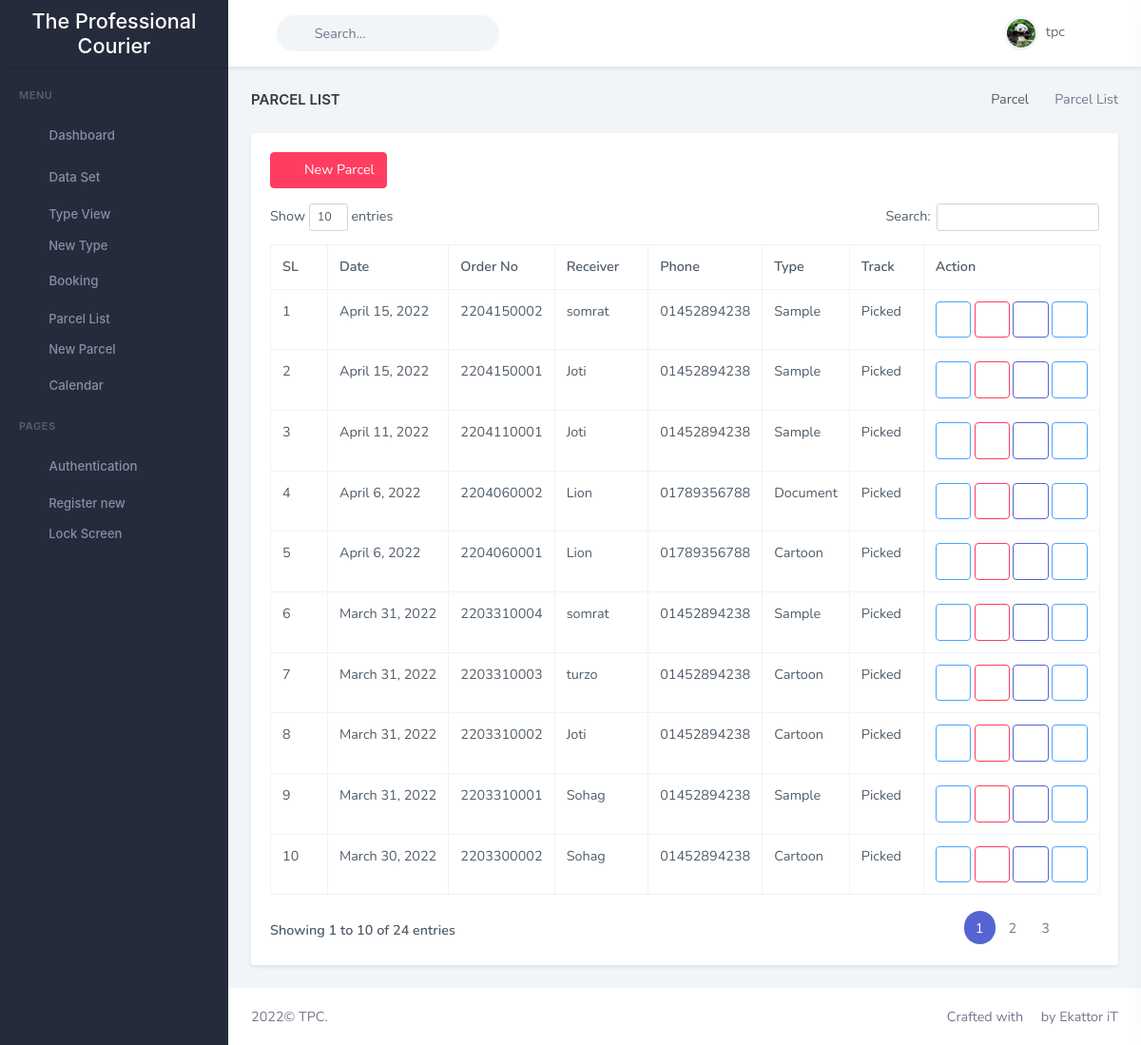
The page /data-set/parcel-list (signed in) on the database its author committed.
### authentication/models.py (models this page shows, shortened)
class Profile(models.Model):
    user = models.OneToOneField(User, on_delete=models.CASCADE)
    image = models.ImageField(default='panda.jpg', upload_to='profile-pics')

### data_set/models.py (models this page shows, shortened)
class Parcel(models.Model):
    STATUS_CHOICES = (
        ('1', 'Picked'),
        ('2', 'In Transit'),
        ('3', 'Shipped'),
        ('4', 'Out For Delivery'),
        ('5', 'Delivered'),
    )
    name = models.CharField(max_length=100)
    company = models.CharField(max_length=100, null=True, blank=True)
    division = models.ForeignKey(Division, on_delete=models.SET_NULL, null=True, related_name='div1')  # division
    district = models.ForeignKey(District, on_delete=models.SET_NULL, null=True, related_name='dis1')  # district
    sub = models.ForeignKey(Sub, on_delete=models.SET_NULL, null=True, related_name='sub1')  # sub-district
    s_village = models.CharField(max_length=100)
    s_phone = models.CharField(max_length=100)
    nid = models.CharField(max_length=100, null=True, blank=True)
    reference = models.CharField(max_length=100, null=True, blank=True)
    receiver = models.CharField(max_length=100)
    r_company = models.CharField(max_length=100, null=True, blank=True)
    div = models.ForeignKey(Division, on_delete=models.SET_NULL, null=True, related_name='div2')  # division
    dis = models.ForeignKey(District, on_delete=models.SET_NULL, null=True, related_name='dis2')  # district
    tha = models.ForeignKey(Sub, on_delete=models.SET_NULL, null=True, related_name='sub2')  # sub-district
    r_village = models.CharField(max_length=100)
    r_phone = models.CharField(max_length=100)
    type = models.ForeignKey(Type, on_delete=models.SET_NULL, null=True)
    description = models.CharField(max_length=200, null=True, blank=True)
    date = models.DateField(default=timezone.now)
    order_no = models.CharField(max_length=200, primary_key=True, default=order_no_generate)
    barcode = models.ImageField(upload_to='barcode', blank=True, null=True)
    price = models.DecimalField(max_digits=20, decimal_places=2,)
    quantity = models.IntegerField(null=True, blank=True, default=1)
    total = models.DecimalField(max_digits=20, decimal_places=2, null=True, blank=True)
    cod_amount = models.DecimalField(max_digits=20, decimal_places=2, null=True, blank=True)
    payable = models.DecimalField(max_digits=20, decimal_places=2, null=True, blank=True)
    tracking = models.CharField(max_length=20, choices=STATUS_CHOICES, default=1)
    status = models.CharField(max_length=20, default="Open")
    author = models.ForeignKey(User, on_delete=models.CASCADE, null=True, blank=True)

class Type(models.Model):
    name = models.CharField(max_length=100)
    def __str__(self):
        return self.name

### data_set/views.py (the view)
# urls.py: path('parcel-list', views.ParcelListView.as_view(), name="parcel-list"),  # parcel list
class ParcelListView(LoginRequiredMixin, ListView, ):
    model = Parcel  # Model I want to Covert to List
    template_name = 'parcel/parcel-list.html'  # Template Name
    context_object_name = 'parcel'  # Change default name of objectList
    ordering = ['-date', '-order_no']  # Ordering post LIFO
    def get_context_data(self, **kwargs):
        context = super().get_context_data(**kwargs)
        context["title"] = "Parcel List"
        context["pageview"] = "Parcel"
        return context

### templates/parcel/parcel-list.html (shortened to what this page needs)
{% extends 'partials/base.html' %}
{% load static %}
{% block extra_css %}
        <link href="{% static 'libs/datatables.net-bs4/css/dataTables.bootstrap4.min.css' %}" rel="stylesheet" type="text/css" />
        <link href="{% static 'libs/datatables.net-buttons-bs4/css/buttons.bootstrap4.min.css' %}" rel="stylesheet" type="text/css" />
        <link href="{% static 'libs/datatables.net-select-bs4/css//select.bootstrap4.min.css' %}" rel="stylesheet" type="text/css" />
        <link href="{% static 'libs/datatables.net-responsive-bs4/css/responsive.bootstrap4.min.css' %}" rel="stylesheet" type="text/css" />
{% endblock extra_css %}
{% block content %}
                        <div class="row">
                            <div class="col-12">
                                <div class="card">
                                    <div class="card-body">
                                        <div class="">
                                            <a href="{% url 'new-parcel' %}" class="btn btn-danger mb-3"><i class="mdi mdi-plus me-2"></i> New Parcel</a>
                                        </div>
                                        <table id="datatable" class="table table-bordered dt-responsive nowrap" style="border-collapse: collapse; border-spacing: 0; width: 100%;">
                                            <thead>
                                            <tr>
                                                <th>SL</th>
                                                <th>Date</th>
                                                <th>Order No</th>
                                                <th>Receiver</th>
                                                <th>Phone</th>
                                                <th>Type</th>
                                                <th>Track</th>
                                                <th>Action</th>
                                            </tr>
                                            </thead>
                                            <tbody>
                                            {% for item in parcel %}
                                            <tr>
                                                <td>{{ forloop.counter}}</td>
                                                <td>{{ item.date }}</td>
                                                <td>{{ item.order_no }}</td>
                                                <td>{{ item.receiver }}</td>
                                                <td>{{ item.r_phone }}</td>
                                                <td>{{ item.type }}</td>
                                                <td>{{ item.get_tracking_display }}</td>
                                                <td style="">
                                                            <a href="{% url 'edit-parcel' item.order_no %}">
                                                                <button class="btn btn-outline-info" title="Edit">
                                                                    <i class="fas fa-pencil-alt"></i>
                                                                </button>
                                                            </a>
                                                                <button class="btn btn-outline-danger" title="Delete" data-bs-toggle="modal" data-bs-target="#composemodal{{item.order_no}}">
                                                                    <i class="mdi mdi-trash-can"></i>
                                                                </button>
                                                            <a href="{% url 'track-parcel' item.order_no %}">
                                                                <button class="btn btn-outline-primary" title="Track Parcel">
                                                                    <i class="fas fa-truck-moving"></i>
                                                                </button>
                                                            </a>
                                                            <a href="{% url 'print-invoice' order_no=item.order_no %}">
                                                                <button class="btn btn-outline-info" title="Print Invoice">
                                                                    <i class="fas fa-file-pdf"></i>
                                                                </button>
                                                            </a>
                                                        </td>
                                            </tr>
                                            {% endfor %}
                                            </tbody>
                                        </table>
                                    </div>
                                </div>
                            </div>
                        </div>
{% endblock content %}

### templates/partials/base.html (shortened to what this page needs)
{% load static %}
<!DOCTYPE html>
<html lang="en" >
<head>
    {% block extra_css %}{% endblock extra_css %}
	<link href="{% static 'css/bootstrap.min.css' %}" id="bootstrap-style" rel="stylesheet" type="text/css" />
	<link href="{% static 'css/icons.min.css' %}" rel="stylesheet" type="text/css" />
	<link href="{% static 'css/app.min.css' %}" id="app-style" rel="stylesheet" type="text/css" />
</head>
<body  data-sidebar="dark">
	<div id="layout-wrapper">
        {% block header %}
		{% include 'partials/header.html' %}
        {% endblock header %}
	    {% block sidebar %}
        {% include 'partials/sidebar.html' %}
        {% endblock sidebar %}
		<div class="main-content">
			<div class="page-content">
				<div class="container-fluid">
					<div class="row">
						<div class="col-12">
							<div class="page-title-box d-sm-flex align-items-center justify-content-between">
								<h4 class="mb-sm-0">{{title}}</h4>
								<div class="page-title-right">
									<ol class="breadcrumb m-0">
										<li class="breadcrumb-item"><a href="javascript: void(0);">{{pageview}}</a>
										</li>
										<li class="breadcrumb-item active">{{title}}</li>
									</ol>
								</div>
							</div>
						</div>
					</div>
					{% block content %}{% endblock content %}</div>
			</div>
            {% block footer %}
            {% include 'partials/footer.html' %}
            {% endblock footer %}
            </div>
	</div>
</body>
</html>

### templates/partials/header.html (shortened to what this page needs)
{% load static %}
{% block header %}
		<header id="page-topbar">
			<div class="navbar-header">
				<div class="d-flex">
					<div class="navbar-brand-box">
						<a href="{% url 'dashboard' %}" class="logo logo-light">
							<span class="logo-lg">
                                    <h4 style="text-align:center; color: white; padding-top:10px">The Professional Courier</h4>
                                </span>
						</a>
					</div>
					<button type="button" class="btn btn-sm px-3 font-size-24 header-item waves-effect" id="vertical-menu-btn"> <i class="ri-menu-2-line align-middle"></i>
					</button>
					<form class="app-search d-none d-lg-block">
						<div class="position-relative">
							<input type="text" class="form-control" placeholder="Search..."> <span class="ri-search-line"></span>
						</div>
					</form>
				</div>
				<div class="d-flex">
					<div class="dropdown d-none d-lg-inline-block ms-1">
						<button type="button" class="btn header-item noti-icon waves-effect" data-toggle="fullscreen"> <i class="ri-fullscreen-line"></i>
						</button>
					</div>
					<div class="dropdown d-inline-block user-dropdown">
						<button type="button" class="btn header-item waves-effect" id="page-header-user-dropdown" data-bs-toggle="dropdown" aria-haspopup="true" aria-expanded="false">
							<img class="rounded-circle header-profile-user" src="{{ user.profile.image.url }}" alt="Header Avatar"> <span class="d-none d-xl-inline-block ms-1">{{user.username}}</span>
							<i class="mdi mdi-chevron-down d-none d-xl-inline-block"></i>
						</button>
					</div>
					<div class="dropdown d-inline-block">
						<button type="button" class="btn header-item noti-icon right-bar-toggle waves-effect"> <i class="ri-settings-2-line"></i>
						</button>
					</div>
				</div>
			</div>
		</header>
{% endblock header %}

### templates/partials/sidebar.html
{% load static %}
{% block sidebar %}
		<div class="vertical-menu">
			<div data-simplebar class="h-100">
				<div id="sidebar-menu">
					<ul class="metismenu list-unstyled" id="side-menu">
						<li class="menu-title" key="t-menu">Menu</li>
						<li>
							<a href="{% url 'dashboard' %}" class="waves-effect"> <i class="ri-dashboard-line"></i>
								<span key="t-dashboards">Dashboard</span>
							</a>
						</li>
						<li>
							<a href="javascript: void(0);" class="has-arrow waves-effect"> <i class="ri-table-2"></i>
								<span key="t-tables">Data Set</span>
							</a>
							<ul class="sub-menu" aria-expanded="false">
								<li><a href="{% url 'parcel-type' %}" key="t-basic-tables" >Type View</a>
								</li>
								<li><a href="{% url 'new-parcel-type' %}" key="t-data-tables" >New Type</a>
								</li>
							</ul>
						</li>
						<li>
							<a href="javascript: void(0);" class="has-arrow waves-effect"> <i class="ri-artboard-2-line"></i>
								<span key="t-stock">Booking</span>
							</a>
							<ul class="sub-menu" aria-expanded="false">
								<li><a href="{% url 'parcel-list' %}"key="t-products">Parcel List</a>
								</li>
								<li><a href="{% url 'new-parcel' %}"key="t-low">New Parcel</a>
								</li>
							</ul>
						</li>
						<li>
							<a href="{% url 'calendar' %}" class=" waves-effect"> <i class="ri-calendar-2-line"></i>
								<span key="t-calendar" >Calendar</span>
							</a>
						</li>
						<li class="menu-title" key="t-pages">Pages</li>
						<li>
							<a href="javascript: void(0);" class="has-arrow waves-effect"> <i class="ri-account-circle-line"></i>
								<span key="t-authentication"> Authentication</span>
							</a>
							<ul class="sub-menu" aria-expanded="false">
								<li><a href="{% url 'register'%}" key="n-register" >Register new</a>
								</li>
								<li><a href="{% url 'auth-lock-screen' %}" key="t-lock-screen" >Lock Screen</a>
								</li>
							</ul>
						</li>
					</ul>
				</div>
			</div>
		</div>
{% endblock sidebar %}

### templates/partials/footer.html (shortened to what this page needs)
{% load static %}
{% block footer %}
			<footer class="footer">
				<div class="container-fluid">
					<div class="row">
						<div class="col-sm-6">
							© TPC.</div>
						<div class="col-sm-6">
							<div class="text-sm-end d-none d-sm-block">Crafted with <i class="mdi mdi-heart text-danger"></i> by Ekattor iT</div>
						</div>
					</div>
				</div>
			</footer>
{% endblock footer %}

### templates/partials/right-sidebar.html (shortened to what this page needs)
{% load static %}

### rows shown on the page
Parcel: date "April 15, 2022", order_no "2204150002", receiver "somrat", r_phone "01452894238", type "Sample", tracking "Picked"
Parcel: date "April 15, 2022", order_no "2204150001", receiver "Joti", r_phone "01452894238", type "Sample", tracking "Picked"
Parcel: date "April 11, 2022", order_no "2204110001", receiver "Joti", r_phone "01452894238", type "Sample", tracking "Picked"
Parcel: date "April 6, 2022", order_no "2204060002", receiver "Lion", r_phone "01789356788", type "Document", tracking "Picked"
Parcel: date "April 6, 2022", order_no "2204060001", receiver "Lion", r_phone "01789356788", type "Cartoon", tracking "Picked"
Parcel: date "March 31, 2022", order_no "2203310004", receiver "somrat", r_phone "01452894238", type "Sample", tracking "Picked"
Parcel: date "March 31, 2022", order_no "2203310003", receiver "turzo", r_phone "01452894238", type "Cartoon", tracking "Picked"
Parcel: date "March 31, 2022", order_no "2203310002", receiver "Joti", r_phone "01452894238", type "Cartoon", tracking "Picked"
Parcel: date "March 31, 2022", order_no "2203310001", receiver "Sohag", r_phone "01452894238", type "Sample", tracking "Picked"
Parcel: date "March 30, 2022", order_no "2203300002", receiver "Sohag", r_phone "01452894238", type "Cartoon", tracking "Picked"

### other values the page prints
{{ user.username }} "tpc"
{{ title }} "PARCEL LIST"
{{ pageview }} "Parcel"
{{ title }} "Parcel List"
